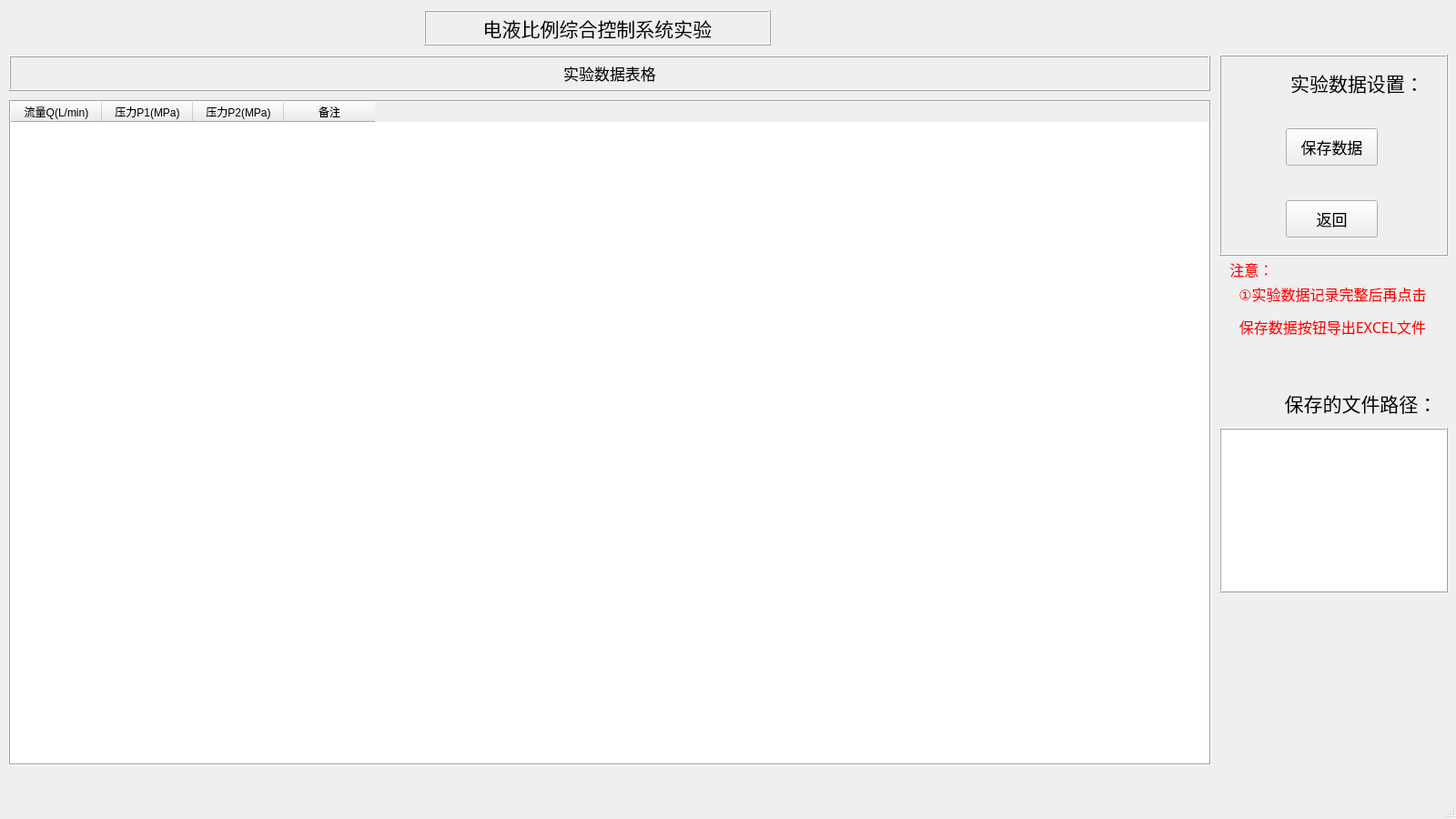
<?xml version="1.0" encoding="UTF-8"?>
<ui version="4.0">
 <class>dataAnalyse</class>
 <widget class="QMainWindow" name="dataAnalyse">
  <property name="geometry">
   <rect>
    <x>0</x>
    <y>0</y>
    <width>1600</width>
    <height>900</height>
   </rect>
  </property>
  <property name="windowTitle">
   <string>MainWindow</string>
  </property>
  <property name="windowIcon">
   <iconset theme="accessories-character-map">
    <normaloff>tubiao.ico</normaloff>tubiao.ico</iconset>
  </property>
  <widget class="QWidget" name="centralwidget">
   <widget class="QTableWidget" name="tableWidget">
    <property name="geometry">
     <rect>
      <x>10</x>
      <y>110</y>
      <width>1321</width>
      <height>731</height>
     </rect>
    </property>
    <property name="frameShape">
     <enum>QFrame::Box</enum>
    </property>
    <property name="rowCount">
     <number>0</number>
    </property>
    <property name="columnCount">
     <number>4</number>
    </property>
    <column>
     <property name="text">
      <string>流量Q(L/min)</string>
     </property>
    </column>
    <column>
     <property name="text">
      <string>压力P1(MPa)</string>
     </property>
    </column>
    <column>
     <property name="text">
      <string>压力P2(MPa)</string>
     </property>
    </column>
    <column>
     <property name="text">
      <string>备注</string>
     </property>
    </column>
   </widget>
   <widget class="QFrame" name="frame">
    <property name="geometry">
     <rect>
      <x>1340</x>
      <y>60</y>
      <width>251</width>
      <height>221</height>
     </rect>
    </property>
    <property name="frameShape">
     <enum>QFrame::Box</enum>
    </property>
    <property name="frameShadow">
     <enum>QFrame::Raised</enum>
    </property>
    <widget class="QPushButton" name="readDataBtn">
     <property name="geometry">
      <rect>
       <x>73</x>
       <y>81</y>
       <width>101</width>
       <height>41</height>
      </rect>
     </property>
     <property name="font">
      <font>
       <family>黑体</family>
       <pointsize>13</pointsize>
      </font>
     </property>
     <property name="text">
      <string>保存数据</string>
     </property>
    </widget>
    <widget class="QLabel" name="label_2">
     <property name="geometry">
      <rect>
       <x>51</x>
       <y>10</y>
       <width>201</width>
       <height>41</height>
      </rect>
     </property>
     <property name="font">
      <font>
       <family>黑体</family>
       <pointsize>16</pointsize>
      </font>
     </property>
     <property name="frameShape">
      <enum>QFrame::NoFrame</enum>
     </property>
     <property name="text">
      <string>实验数据设置：</string>
     </property>
     <property name="alignment">
      <set>Qt::AlignCenter</set>
     </property>
    </widget>
    <widget class="QPushButton" name="backWidgetBtn">
     <property name="geometry">
      <rect>
       <x>73</x>
       <y>160</y>
       <width>101</width>
       <height>41</height>
      </rect>
     </property>
     <property name="font">
      <font>
       <family>黑体</family>
       <pointsize>13</pointsize>
      </font>
     </property>
     <property name="text">
      <string>返回</string>
     </property>
    </widget>
    <widget class="QLabel" name="label_5">
     <property name="geometry">
      <rect>
       <x>21</x>
       <y>78</y>
       <width>40</width>
       <height>45</height>
      </rect>
     </property>
     <property name="text">
      <string/>
     </property>
     <property name="pixmap">
      <pixmap resource="images.qrc">:/resource/images/saveDataImg.png</pixmap>
     </property>
     <property name="scaledContents">
      <bool>true</bool>
     </property>
    </widget>
    <widget class="QLabel" name="label_6">
     <property name="geometry">
      <rect>
       <x>19</x>
       <y>157</y>
       <width>45</width>
       <height>45</height>
      </rect>
     </property>
     <property name="text">
      <string/>
     </property>
     <property name="pixmap">
      <pixmap resource="images.qrc">:/resource/images/backImg.png</pixmap>
     </property>
     <property name="scaledContents">
      <bool>true</bool>
     </property>
    </widget>
    <widget class="QLabel" name="label_8">
     <property name="geometry">
      <rect>
       <x>10</x>
       <y>7</y>
       <width>40</width>
       <height>45</height>
      </rect>
     </property>
     <property name="text">
      <string/>
     </property>
     <property name="pixmap">
      <pixmap resource="images.qrc">:/resource/images/shujushezhiImg.png</pixmap>
     </property>
     <property name="scaledContents">
      <bool>true</bool>
     </property>
    </widget>
   </widget>
   <widget class="QLabel" name="label">
    <property name="geometry">
     <rect>
      <x>466</x>
      <y>11</y>
      <width>381</width>
      <height>39</height>
     </rect>
    </property>
    <property name="font">
     <font>
      <family>黑体</family>
      <pointsize>16</pointsize>
     </font>
    </property>
    <property name="frameShape">
     <enum>QFrame::Box</enum>
    </property>
    <property name="frameShadow">
     <enum>QFrame::Raised</enum>
    </property>
    <property name="text">
     <string>电液比例综合控制系统实验</string>
    </property>
    <property name="alignment">
     <set>Qt::AlignCenter</set>
    </property>
   </widget>
   <widget class="QLabel" name="label_3">
    <property name="geometry">
     <rect>
      <x>10</x>
      <y>61</y>
      <width>1320</width>
      <height>39</height>
     </rect>
    </property>
    <property name="font">
     <font>
      <family>黑体</family>
      <pointsize>13</pointsize>
     </font>
    </property>
    <property name="frameShape">
     <enum>QFrame::Box</enum>
    </property>
    <property name="frameShadow">
     <enum>QFrame::Raised</enum>
    </property>
    <property name="text">
     <string>实验数据表格</string>
    </property>
    <property name="alignment">
     <set>Qt::AlignCenter</set>
    </property>
   </widget>
   <widget class="QTextEdit" name="filePathText">
    <property name="geometry">
     <rect>
      <x>1340</x>
      <y>470</y>
      <width>251</width>
      <height>181</height>
     </rect>
    </property>
    <property name="font">
     <font>
      <pointsize>12</pointsize>
     </font>
    </property>
    <property name="frameShape">
     <enum>QFrame::Box</enum>
    </property>
    <property name="frameShadow">
     <enum>QFrame::Raised</enum>
    </property>
    <property name="readOnly">
     <bool>true</bool>
    </property>
   </widget>
   <widget class="QLabel" name="label_4">
    <property name="geometry">
     <rect>
      <x>1375</x>
      <y>423</y>
      <width>241</width>
      <height>39</height>
     </rect>
    </property>
    <property name="font">
     <font>
      <family>黑体</family>
      <pointsize>16</pointsize>
     </font>
    </property>
    <property name="frameShape">
     <enum>QFrame::NoFrame</enum>
    </property>
    <property name="text">
     <string>保存的文件路径：</string>
    </property>
    <property name="alignment">
     <set>Qt::AlignCenter</set>
    </property>
   </widget>
   <widget class="QLabel" name="label_7">
    <property name="geometry">
     <rect>
      <x>1340</x>
      <y>420</y>
      <width>40</width>
      <height>40</height>
     </rect>
    </property>
    <property name="text">
     <string/>
    </property>
    <property name="pixmap">
     <pixmap resource="images.qrc">:/resource/images/filePathImg.png</pixmap>
    </property>
    <property name="scaledContents">
     <bool>true</bool>
    </property>
   </widget>
   <widget class="QLabel" name="label_9">
    <property name="geometry">
     <rect>
      <x>570</x>
      <y>68</y>
      <width>25</width>
      <height>25</height>
     </rect>
    </property>
    <property name="text">
     <string/>
    </property>
    <property name="pixmap">
     <pixmap resource="images.qrc">:/resource/images/biaogeImg.png</pixmap>
    </property>
    <property name="scaledContents">
     <bool>true</bool>
    </property>
   </widget>
   <widget class="QLabel" name="label_10">
    <property name="geometry">
     <rect>
      <x>426</x>
      <y>18</y>
      <width>25</width>
      <height>25</height>
     </rect>
    </property>
    <property name="text">
     <string/>
    </property>
    <property name="pixmap">
     <pixmap resource="images.qrc">:/resource/images/shiyanshujuImg.png</pixmap>
    </property>
    <property name="scaledContents">
     <bool>true</bool>
    </property>
   </widget>
   <widget class="QLabel" name="label_11">
    <property name="geometry">
     <rect>
      <x>1329</x>
      <y>291</y>
      <width>271</width>
      <height>101</height>
     </rect>
    </property>
    <property name="font">
     <font>
      <family>黑体</family>
      <pointsize>12</pointsize>
     </font>
    </property>
    <property name="frameShape">
     <enum>QFrame::NoFrame</enum>
    </property>
    <property name="text">
     <string>&lt;html&gt;&lt;head/&gt;&lt;body&gt;&lt;p&gt;&lt;span style=&quot; color:#ff0000;&quot;&gt;①实验数据记录完整后再点击&lt;/span&gt;&lt;/p&gt;&lt;p&gt;&lt;span style=&quot; color:#ff0000;&quot;&gt;保存数据按钮导出EXCEL文件&lt;/span&gt;&lt;/p&gt;&lt;/body&gt;&lt;/html&gt;</string>
    </property>
    <property name="alignment">
     <set>Qt::AlignCenter</set>
    </property>
   </widget>
   <widget class="QLabel" name="label_12">
    <property name="geometry">
     <rect>
      <x>1337</x>
      <y>281</y>
      <width>81</width>
      <height>31</height>
     </rect>
    </property>
    <property name="font">
     <font>
      <family>黑体</family>
      <pointsize>12</pointsize>
     </font>
    </property>
    <property name="frameShape">
     <enum>QFrame::NoFrame</enum>
    </property>
    <property name="text">
     <string>&lt;html&gt;&lt;head/&gt;&lt;body&gt;&lt;p&gt;&lt;span style=&quot; color:#ff0000;&quot;&gt;注意： &lt;/span&gt;&lt;/p&gt;&lt;/body&gt;&lt;/html&gt;</string>
    </property>
    <property name="alignment">
     <set>Qt::AlignCenter</set>
    </property>
   </widget>
  </widget>
  <widget class="QMenuBar" name="menubar">
   <property name="geometry">
    <rect>
     <x>0</x>
     <y>0</y>
     <width>1600</width>
     <height>25</height>
    </rect>
   </property>
  </widget>
  <widget class="QStatusBar" name="statusbar"/>
 </widget>
 <resources>
  <include location="images.qrc"/>
 </resources>
 <connections/>
</ui>
